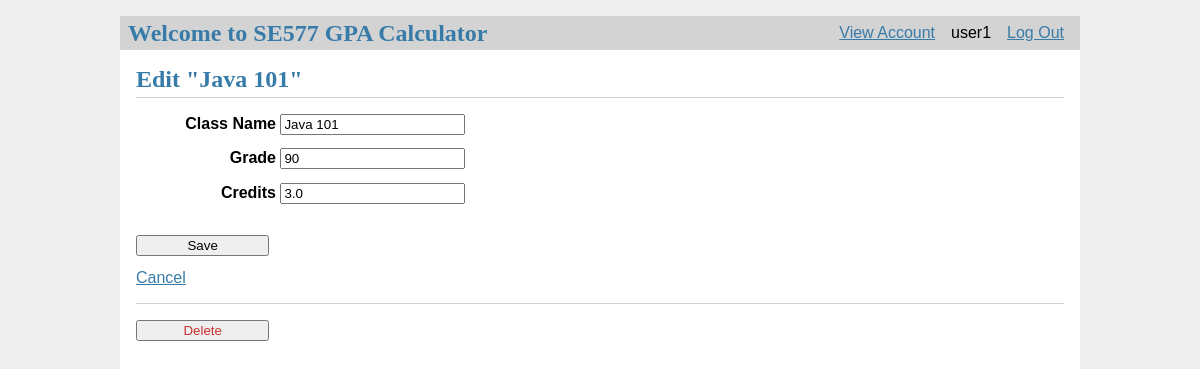
The page /1/update (signed in) on the database its author committed.
### tables this page shows
CREATE TABLE user (
  id INTEGER PRIMARY KEY AUTOINCREMENT,
  username TEXT UNIQUE NOT NULL,
  password TEXT NOT NULL
);

CREATE TABLE class (
  id INTEGER PRIMARY KEY AUTOINCREMENT,
  author_id INTEGER NOT NULL,
  classname TEXT NOT NULL,
  grade INTEGER NOT NULL,
  credits REAL NOT NULL,
  FOREIGN KEY (author_id) REFERENCES user (id)
);

### flaskr/calc.py (the view, shortened to what this page needs)
@bp.route('/<int:id>/update', methods=('GET', 'POST'))
@login_required
def update(id):
    course = get_class(id)
    return render_template('calc/update.html', course=course)

### flaskr/auth.py (called while the page is built)
@bp.before_app_request
def load_logged_in_user():
    user_id = session.get('user_id')
    if user_id is None:
        g.user = None
    else:
        g.user = get_db().execute(
            'SELECT * FROM user WHERE id = ?', (user_id,)
        ).fetchone()

def login_required(view):
    @functools.wraps(view)
    def wrapped_view(**kwargs):
        if g.user is None:
            return redirect(url_for('auth.login'))
        return view(**kwargs)
    return wrapped_view

### flaskr/calc.py (called while the page is built)
def get_class(id, check_author=True):
    course = get_db().execute(
        'SELECT p.id, classname, grade, credits, author_id, username'
        ' FROM class p JOIN user u ON p.author_id = u.id'
        ' WHERE p.id = ?',
        (id,)
    ).fetchone()
    if course is None:
        abort(404, "Class id {0} doesn't exist.".format(id))
    if check_author and course['author_id'] != g.user['id']:
        abort(403)
    return course

### flaskr/db.py (called while the page is built)
def get_db():
    if 'db' not in g:
        g.db = sqlite3.connect(
            current_app.config['DATABASE'],
            detect_types=sqlite3.PARSE_DECLTYPES
        )
        g.db.row_factory = sqlite3.Row
    return g.db

### flaskr/templates/calc/update.html (shortened to what this page needs)
{% extends 'base.html' %}
{% block header %}
  <h1>{% block title %}Edit "{{ course['classname'] }}"{% endblock %}</h1>
{% endblock %}
{% block content %}
	<form method="post">
		<div class="block">
			<label for="classname">Class Name</label>
			<input name="classname" id="classname"
				value="{{ request.form['classname'] or course['classname'] }}" required>
		</div>
		<div class="block">
			<label for="grade">Grade</label>
			<input name="grade" id="grade" value="{{ request.form['grade'] or course['grade'] }}" required>
		</div>
		<div class="block">
			<label for="credits">Credits</label>
			<input name="credits" id="credits" value="{{ request.form['credits'] or course['credits'] }}" required>
		</div>
		<input type="submit" value="Save">
		<a href="{{ url_for('calc.viewClasses') }}">Cancel</a>
	</form>
	<hr>
	<form action="{{ url_for('calc.delete', id=course['id']) }}" method="post">
		<input class="danger" type="submit" value="Delete" onclick="return confirm('Are you sure?');">
	</form>
{% endblock %}

### flaskr/templates/base.html (shortened to what this page needs)
<!doctype html>
<link rel="stylesheet" href="{{ url_for('static', filename='style.css') }}">
<nav>
  <h1>Welcome to SE577 GPA Calculator</h1>
  <ul>
    {% if g.user %}
      <li><a href="{{ url_for('calc.viewClasses') }}">View Account</a>
	  <li><span>{{ g.user['username'] }}</span>
      <li><a href="{{ url_for('auth.logout') }}">Log Out</a>
    {% else %}
	<li><a href="{{ url_for('calc.index') }}">Home</a>
      <li><a href="{{ url_for('auth.register') }}">Register</a>
      <li><a href="{{ url_for('auth.login') }}">Log In</a>
    {% endif %}
  </ul>
</nav>
<section class="content">
  <header>
    {% block header %}{% endblock %}
  </header>
  {% block content %}{% endblock %}
</section>

### flaskr/static/style.css (style rules this page uses)
h1 { font-family: serif; color: #377ba8; margin: 1rem 0; }
a { color: #377ba8; }
hr { border: none; border-top: 1px solid lightgray; }
nav { background: lightgray; display: flex; align-items: center; padding: 0 0.5rem; }
nav h1 { flex: auto; margin: 0; }
nav ul { display: flex; list-style: none; margin: 0; padding: 0; }
nav ul li a, nav ul li span, header .action { display: block; padding: 0.5rem; }
.content { padding: 0 1rem 1rem; }
.content > header { border-bottom: 1px solid lightgray; display: flex; align-items: flex-end; }
.content > header h1 { flex: auto; margin: 1rem 0 0.25rem 0; }
.content:last-child { margin-bottom: 0; }
.content form { margin: 1em 0; display: flex; flex-direction: column; }
.content label { font-weight: bold; margin-bottom: 0.5em; }
.content input, .content textarea { margin-bottom: 1em; }
input.danger { color: #cc2f2e; }
input[type=submit] { align-self: start; min-width: 10em; }
label { display: inline-block; width: 140px; text-align: right; }

### rows shown on the page
user: user.username "user1"
class: classname "Java 101", grade "90", credits "3.0"
